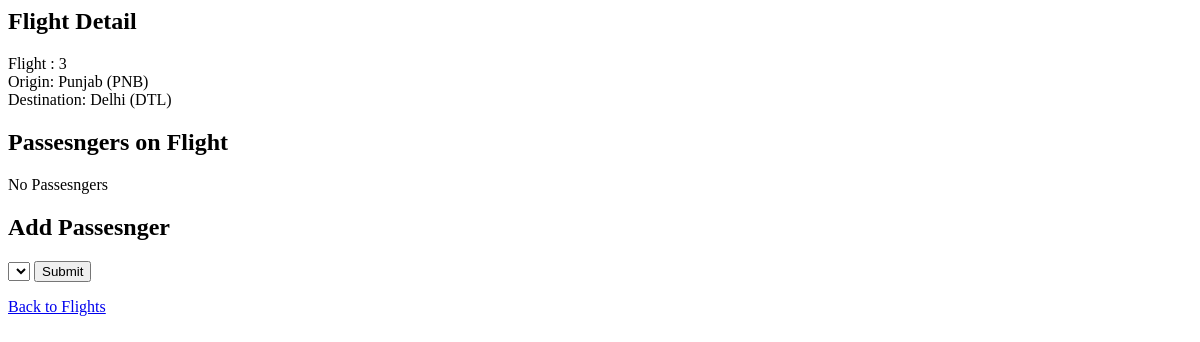
Page /flights/3 on the earlier database version.
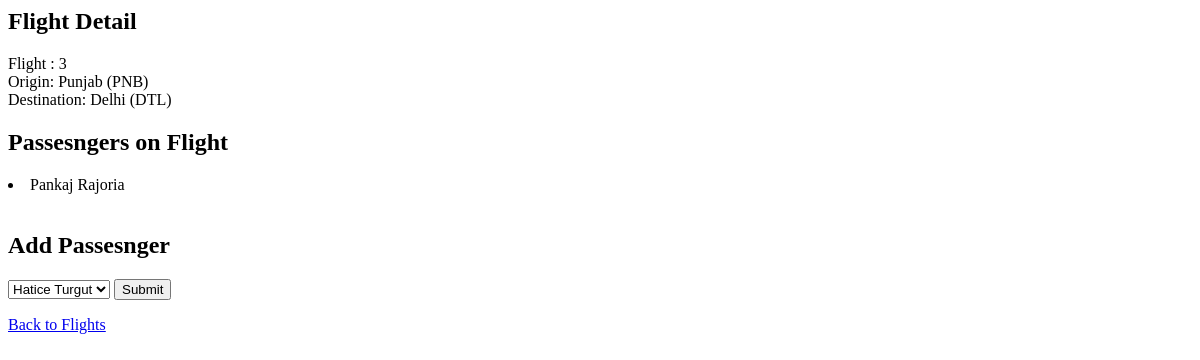
Same page on the later database version.
### flights/models.py (models this page shows)
class Passengers(models.Model):
    fname = models.CharField(max_length=64)
    lname = models.CharField(max_length=64)
    flights = models.ManyToManyField(Flights, blank=True, related_name="passengers")
    def __str__(self):
        return f"{self.fname} {self.lname}"

### flights/views.py (the view)
# urls.py: path("<int:flight_id>",views.flight,name="flight"),
def flight(request, flight_id):
    flight = Flights.objects.get(pk=flight_id)
    return render(request,"flights/flight.html",{
        "flight":flight,
        "passengers": flight.passengers.all(),
        "non_passengers": Passengers.objects.exclude(flights=flight).all(),
    })

### flights/models.py (called while the page is built)
    def __str__(self):
        return f"{self.city} ({self.code})"

### flights/templates/flights/flight.html (shortened to what this page needs)
    <h2>Flight Detail</h2>
        Flight : {{ flight.id }} <br>
        Origin: {{flight.origin}} <br>
        Destination: {{flight.destination}} <br>
        <h2>Passesngers on Flight</h2>
        {% for passenger in passengers %}
        <li>{{ passenger }}</li>
        {% empty %}
        No Passesngers
        {% endfor %}
<h2>Add Passesnger</h2>
<form action="{% url 'flights:book' flight.id %}" method="POST">
    <select name="passenger">
        {% for passenger in non_passengers %}
        <option value="{{ passenger.id }}">{{ passenger }}</option>
        {% endfor %}
    </select>
    <input type="submit">
</form>
<a href="{% url 'flights:index' %}">Back to Flights</a>

Differences in the rows shown:
added Passengers: fname+lname "Pankaj Rajoria"
Other differences:
form field passenger: (not shown) → "Hatice Turgut"
text no longer shown: "No Passesngers"
